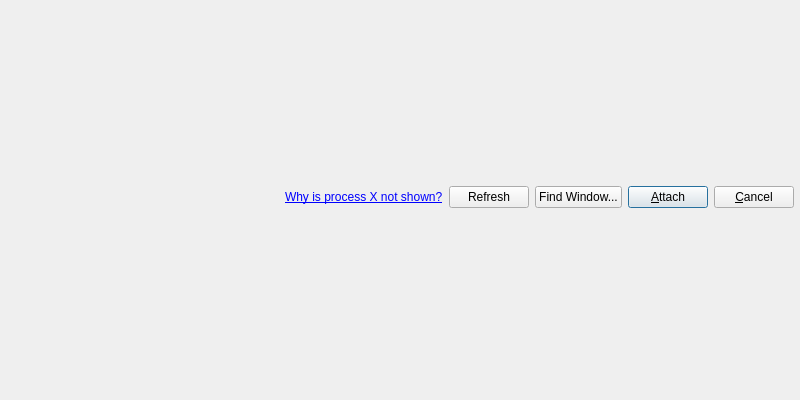
<?xml version="1.0" encoding="UTF-8"?>
<ui version="4.0">
 <class>AttachDialog</class>
 <widget class="QDialog" name="AttachDialog">
  <property name="geometry">
   <rect>
    <x>0</x>
    <y>0</y>
    <width>800</width>
    <height>400</height>
   </rect>
  </property>
  <property name="windowTitle">
   <string>Attach</string>
  </property>
  <property name="windowIcon">
   <iconset theme="attach" resource="../../resource.qrc">
    <normaloff>:/Default/icons/attach.png</normaloff>:/Default/icons/attach.png</iconset>
  </property>
  <layout class="QGridLayout" name="gridLayout">
   <property name="leftMargin">
    <number>0</number>
   </property>
   <property name="topMargin">
    <number>0</number>
   </property>
   <property name="rightMargin">
    <number>0</number>
   </property>
   <property name="bottomMargin">
    <number>6</number>
   </property>
   <item row="0" column="0">
    <layout class="QVBoxLayout" name="verticalLayout">
     <property name="spacing">
      <number>6</number>
     </property>
     <property name="sizeConstraint">
      <enum>QLayout::SetDefaultConstraint</enum>
     </property>
     <item>
      <layout class="QHBoxLayout" name="horizontalLayout">
       <property name="spacing">
        <number>6</number>
       </property>
       <property name="sizeConstraint">
        <enum>QLayout::SetDefaultConstraint</enum>
       </property>
       <property name="leftMargin">
        <number>6</number>
       </property>
       <property name="topMargin">
        <number>0</number>
       </property>
       <property name="rightMargin">
        <number>6</number>
       </property>
       <property name="bottomMargin">
        <number>0</number>
       </property>
       <item>
        <spacer name="horizontalSpacer">
         <property name="orientation">
          <enum>Qt::Horizontal</enum>
         </property>
         <property name="sizeHint" stdset="0">
          <size>
           <width>40</width>
           <height>20</height>
          </size>
         </property>
        </spacer>
       </item>
       <item>
        <widget class="QLabel" name="label">
         <property name="text">
          <string>&lt;a href=&quot;https://faq.x64dbg.com&quot;&gt;Why is process X not shown?&lt;/a&gt;</string>
         </property>
         <property name="openExternalLinks">
          <bool>true</bool>
         </property>
        </widget>
       </item>
       <item>
        <widget class="QPushButton" name="btnRefresh">
         <property name="sizePolicy">
          <sizepolicy hsizetype="Preferred" vsizetype="Fixed">
           <horstretch>0</horstretch>
           <verstretch>0</verstretch>
          </sizepolicy>
         </property>
         <property name="text">
          <string>Refresh</string>
         </property>
         <property name="autoDefault">
          <bool>false</bool>
         </property>
        </widget>
       </item>
       <item>
        <widget class="QPushButton" name="btnFindWindow">
         <property name="text">
          <string>Find Window...</string>
         </property>
        </widget>
       </item>
       <item>
        <widget class="QPushButton" name="btnAttach">
         <property name="sizePolicy">
          <sizepolicy hsizetype="Preferred" vsizetype="Fixed">
           <horstretch>0</horstretch>
           <verstretch>0</verstretch>
          </sizepolicy>
         </property>
         <property name="text">
          <string>&amp;Attach</string>
         </property>
         <property name="autoDefault">
          <bool>true</bool>
         </property>
         <property name="default">
          <bool>true</bool>
         </property>
        </widget>
       </item>
       <item>
        <widget class="QPushButton" name="btnCancel">
         <property name="sizePolicy">
          <sizepolicy hsizetype="Preferred" vsizetype="Fixed">
           <horstretch>0</horstretch>
           <verstretch>0</verstretch>
          </sizepolicy>
         </property>
         <property name="text">
          <string>&amp;Cancel</string>
         </property>
         <property name="autoDefault">
          <bool>false</bool>
         </property>
        </widget>
       </item>
      </layout>
     </item>
    </layout>
   </item>
  </layout>
 </widget>
 <resources>
  <include location="../../resource.qrc"/>
 </resources>
 <connections>
  <connection>
   <sender>btnCancel</sender>
   <signal>clicked()</signal>
   <receiver>AttachDialog</receiver>
   <slot>reject()</slot>
   <hints>
    <hint type="sourcelabel">
     <x>561</x>
     <y>272</y>
    </hint>
    <hint type="destinationlabel">
     <x>551</x>
     <y>255</y>
    </hint>
   </hints>
  </connection>
 </connections>
</ui>
